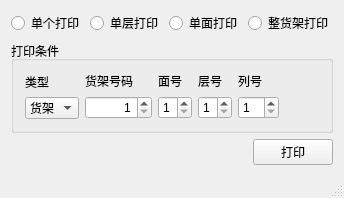
<?xml version="1.0" encoding="UTF-8"?>
<ui version="4.0">
 <class>MainWindow</class>
 <widget class="QMainWindow" name="MainWindow">
  <property name="geometry">
   <rect>
    <x>0</x>
    <y>0</y>
    <width>334</width>
    <height>194</height>
   </rect>
  </property>
  <property name="sizePolicy">
   <sizepolicy hsizetype="Fixed" vsizetype="Fixed">
    <horstretch>0</horstretch>
    <verstretch>0</verstretch>
   </sizepolicy>
  </property>
  <property name="maximumSize">
   <size>
    <width>334</width>
    <height>194</height>
   </size>
  </property>
  <property name="windowTitle">
   <string>货架条码标签打印工具</string>
  </property>
  <property name="windowIcon">
   <iconset>
    <normaloff>waterrock_ico.jpg</normaloff>waterrock_ico.jpg</iconset>
  </property>
  <widget class="QWidget" name="centralWidget">
   <layout class="QGridLayout" name="gridLayout_2">
    <item row="0" column="0">
     <layout class="QVBoxLayout" name="verticalLayout_6">
      <item>
       <layout class="QHBoxLayout" name="horizontalLayout_4">
        <item>
         <widget class="QRadioButton" name="SingleRadioButton">
          <property name="text">
           <string>单个打印</string>
          </property>
         </widget>
        </item>
        <item>
         <widget class="QRadioButton" name="LevelRadioButton">
          <property name="text">
           <string>单层打印</string>
          </property>
         </widget>
        </item>
        <item>
         <widget class="QRadioButton" name="FaceRadioButton">
          <property name="text">
           <string>单面打印</string>
          </property>
         </widget>
        </item>
        <item>
         <widget class="QRadioButton" name="HolderRadioButton">
          <property name="text">
           <string>整货架打印</string>
          </property>
         </widget>
        </item>
       </layout>
      </item>
      <item>
       <widget class="QGroupBox" name="groupBox">
        <property name="title">
         <string>打印条件</string>
        </property>
        <layout class="QGridLayout" name="gridLayout">
         <item row="0" column="0">
          <layout class="QVBoxLayout" name="verticalLayout">
           <item>
            <widget class="QLabel" name="HolderStyleLabel">
             <property name="text">
              <string>类型</string>
             </property>
            </widget>
           </item>
           <item>
            <widget class="QComboBox" name="HolderStyleComboBox">
             <item>
              <property name="text">
               <string>货架</string>
              </property>
             </item>
             <item>
              <property name="text">
               <string>托盘</string>
              </property>
             </item>
            </widget>
           </item>
          </layout>
         </item>
         <item row="0" column="1">
          <layout class="QVBoxLayout" name="verticalLayout_2">
           <item>
            <widget class="QLabel" name="HolderNumLabel">
             <property name="text">
              <string>货架号码</string>
             </property>
            </widget>
           </item>
           <item>
            <widget class="QSpinBox" name="HolderNumSpinBox">
             <property name="layoutDirection">
              <enum>Qt::LeftToRight</enum>
             </property>
             <property name="autoFillBackground">
              <bool>false</bool>
             </property>
             <property name="inputMethodHints">
              <set>Qt::ImhDigitsOnly</set>
             </property>
             <property name="alignment">
              <set>Qt::AlignRight|Qt::AlignTrailing|Qt::AlignVCenter</set>
             </property>
             <property name="showGroupSeparator" stdset="0">
              <bool>false</bool>
             </property>
             <property name="minimum">
              <number>1</number>
             </property>
             <property name="maximum">
              <number>9999999</number>
             </property>
             <property name="displayIntegerBase">
              <number>10</number>
             </property>
            </widget>
           </item>
          </layout>
         </item>
         <item row="0" column="2">
          <layout class="QVBoxLayout" name="verticalLayout_3">
           <item>
            <widget class="QLabel" name="FaceNumLabel">
             <property name="text">
              <string>面号</string>
             </property>
            </widget>
           </item>
           <item>
            <widget class="QSpinBox" name="FaceNumSpinBox">
             <property name="minimum">
              <number>1</number>
             </property>
             <property name="maximum">
              <number>4</number>
             </property>
            </widget>
           </item>
          </layout>
         </item>
         <item row="0" column="3">
          <layout class="QVBoxLayout" name="verticalLayout_4">
           <item>
            <widget class="QLabel" name="LevelNumLabel">
             <property name="text">
              <string>层号</string>
             </property>
            </widget>
           </item>
           <item>
            <widget class="QSpinBox" name="LevelNumSpinBox">
             <property name="minimum">
              <number>1</number>
             </property>
             <property name="maximum">
              <number>3</number>
             </property>
            </widget>
           </item>
          </layout>
         </item>
         <item row="0" column="4">
          <layout class="QVBoxLayout" name="verticalLayout_5">
           <item>
            <widget class="QLabel" name="CellNumLabel">
             <property name="text">
              <string>列号</string>
             </property>
            </widget>
           </item>
           <item>
            <widget class="QSpinBox" name="CellNumSpinBox">
             <property name="minimum">
              <number>1</number>
             </property>
             <property name="maximum">
              <number>12</number>
             </property>
            </widget>
           </item>
          </layout>
         </item>
         <item row="0" column="5">
          <spacer name="horizontalSpacer">
           <property name="orientation">
            <enum>Qt::Horizontal</enum>
           </property>
           <property name="sizeHint" stdset="0">
            <size>
             <width>23</width>
             <height>20</height>
            </size>
           </property>
          </spacer>
         </item>
        </layout>
       </widget>
      </item>
      <item>
       <layout class="QHBoxLayout" name="horizontalLayout_3">
        <item>
         <spacer name="horizontalSpacer_2">
          <property name="orientation">
           <enum>Qt::Horizontal</enum>
          </property>
          <property name="sizeHint" stdset="0">
           <size>
            <width>40</width>
            <height>20</height>
           </size>
          </property>
         </spacer>
        </item>
        <item>
         <widget class="QPushButton" name="PrintButton">
          <property name="text">
           <string>打印</string>
          </property>
         </widget>
        </item>
       </layout>
      </item>
      <item>
       <spacer name="verticalSpacer">
        <property name="orientation">
         <enum>Qt::Vertical</enum>
        </property>
        <property name="sizeHint" stdset="0">
         <size>
          <width>20</width>
          <height>40</height>
         </size>
        </property>
       </spacer>
      </item>
     </layout>
    </item>
   </layout>
  </widget>
  <widget class="QMenuBar" name="menuBar">
   <property name="geometry">
    <rect>
     <x>0</x>
     <y>0</y>
     <width>334</width>
     <height>23</height>
    </rect>
   </property>
  </widget>
  <widget class="QStatusBar" name="statusBar"/>
 </widget>
 <layoutdefault spacing="6" margin="11"/>
 <resources/>
 <connections/>
</ui>
